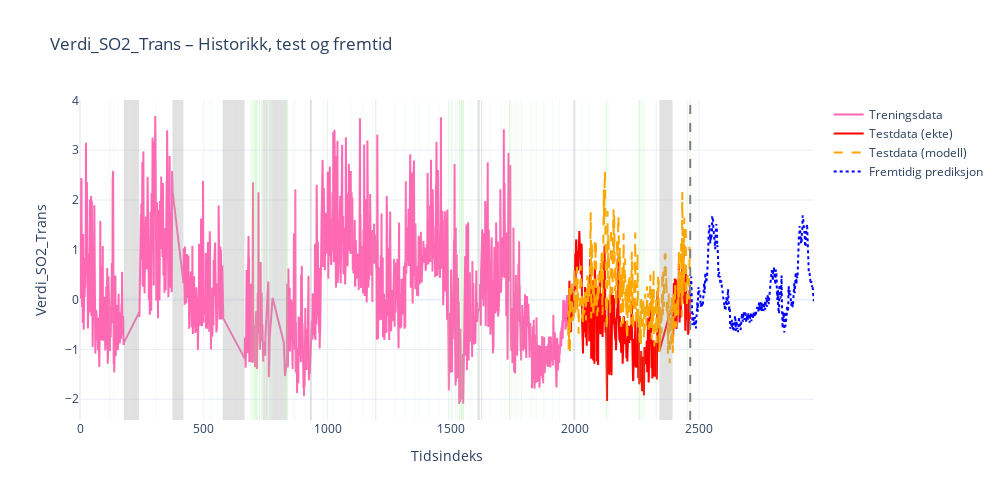
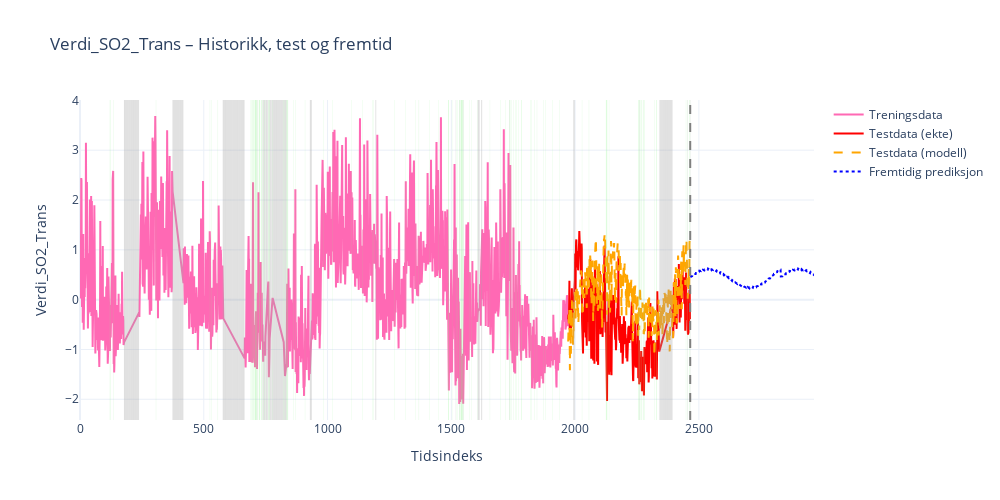

Write notebook code for charts like these, in order.
### Code cell
prediksjon_med_fremtidige_verdier(df=data, target_col="Verdi_SO2_Trans", features=features, model_objekt=LGBMRegressor(), 
                                  antall_dager=500, dekningsgrad=data["Dekningsgrad_SO2"])         
prediksjon_med_fremtidige_verdier(df=data, target_col="Verdi_SO2_Trans", features=features, model_objekt=LinearRegression(), 
                                  antall_dager=500, dekningsgrad=data["Dekningsgrad_SO2"])
